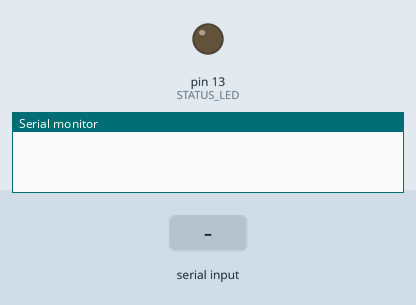
This sketch was run on a simulated Arduino Uno, built with avr-gcc and run on an emulated ATmega328P. On the bench: output pins drawn as LEDs (lit = HIGH), the last lines printed to the serial monitor. Inputs (shaded band) come from the test bench. Pins used as bus, display or sensor lines are not drawn.

Above: at 1.2 s.
1.3 s: "CMD:READ_BARCODE\n" received over Serial
At 2.2 s:
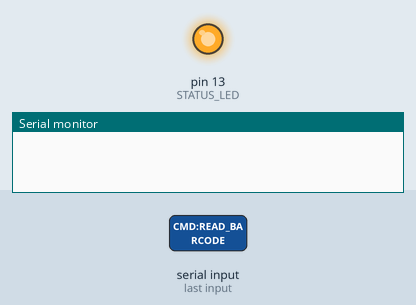
2.8 s: "CMD:READY\n" received over the second serial link
At 3.4 s:
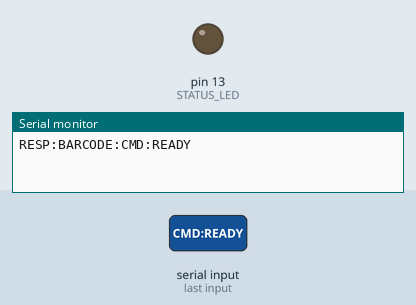
Timing chart, 0 to 5.8 s (numbered marks = the images above; inputs shaded):
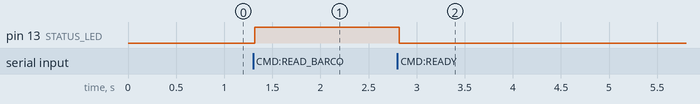

Measured:
- after the input at 1.3 s, pin 13 (STATUS_LED): LOW → HIGH at once
- after the input at 2.8 s, pin 13 (STATUS_LED): HIGH → LOW at once

The sketch:

uno_peripheral.ino
```cpp
/*
 * Arduino Uno - Peripheral Handler for SHS Library System
 * Handles: Barcode Scanner (SoftwareSerial) + Keypad 4x3
 * Communicates with ESP32 via hardware Serial (9600 baud)
 *
 * Serial Protocol (ESP32 <-> Uno):
 *   ESP32 -> Uno: "CMD:READY"         -> Uno responds: "RESP:READY"
 *   ESP32 -> Uno: "CMD:READ_BARCODE"  -> Uno responds: "RESP:BARCODE:<data>" or "RESP:BARCODE:TIMEOUT"
 *   ESP32 -> Uno: "CMD:READ_KEYPAD"   -> Uno responds: "RESP:KEY:<char>"
 *
 * Wiring:
 *   Barcode Scanner RX -> Pin 2 (SoftwareSerial RX)
 *   Barcode Scanner TX -> Pin 3 (SoftwareSerial TX, not connected)
 *   Barcode Scanner Trigger -> Pin 12 (active-low, LOW=ON)
 *   Keypad Rows -> Pins 4, 5, 6, 7 (input with pull-up)
 *   Keypad Cols -> Pins 8, 9, 10 (output, driven LOW during scan)
 *   Uno TX (pin 1) -> ESP32 GPIO 16 (RX)
 *   Uno RX (pin 0) -> ESP32 GPIO 17 (TX)
 *   Common GND required
 *
 * Requires: Keypad library (install via Library Manager)
 */

#include <Keypad.h>
#include <SoftwareSerial.h>

// ==================== PIN DEFINITIONS ====================
// Barcode Scanner (SoftwareSerial)
#define BARCODE_RX      2   // Scanner TX -> Uno RX (SoftwareSerial)
#define BARCODE_TX      3   // Scanner RX (not connected, but required by library)
#define BARCODE_TRIGGER 12  // Active-low trigger (LOW = scanner ON)
#define BARCODE_BAUD    9600

// Keypad 4x3
#define KEYPAD_ROWS 4
#define KEYPAD_COLS 3

// Built-in LED (status indicator)
#define STATUS_LED 13

// ==================== GLOBAL OBJECTS ====================
SoftwareSerial barcodeSerial(BARCODE_RX, BARCODE_TX);

const byte rowPins[KEYPAD_ROWS] = {4, 5, 6, 7};
const byte colPins[KEYPAD_COLS] = {8, 9, 10};
char keys[KEYPAD_ROWS][KEYPAD_COLS] = {
  {'1', '2', '3'},
  {'4', '5', '6'},
  {'7', '8', '9'},
  {'*', '0', '#'}
};
Keypad keypad = Keypad(makeKeymap(keys), rowPins, colPins, KEYPAD_ROWS, KEYPAD_COLS);

// ==================== SETUP ====================
void setup() {
  Serial.begin(9600);           // Communication with ESP32
  barcodeSerial.begin(BARCODE_BAUD); // Barcode scanner

  pinMode(BARCODE_TRIGGER, OUTPUT);
  digitalWrite(BARCODE_TRIGGER, HIGH); // Scanner OFF initially
  pinMode(STATUS_LED, OUTPUT);
  digitalWrite(STATUS_LED, LOW);
}

// ==================== MAIN LOOP ====================
void loop() {
  if (Serial.available()) {
    String cmd = Serial.readStringUntil('\n');
    cmd.trim();

    if (cmd == "CMD:READY") {
      Serial.println("RESP:READY");

    } else if (cmd == "CMD:READ_BARCODE") {
      String barcode = readBarcode();
      Serial.println("RESP:BARCODE:" + barcode);

    } else if (cmd == "CMD:READ_KEYPAD") {
      char key = readKeypad();
      Serial.println("RESP:KEY:" + String(key));
    }
  }
}

// ==================== BARCODE SCANNER ====================
String readBarcode() {
  String barcode = "";
  unsigned long startTime = millis();
  const unsigned long timeout = 15000;

  digitalWrite(BARCODE_TRIGGER, LOW);  // Scanner ON
  digitalWrite(STATUS_LED, HIGH);

  while (millis() - startTime < timeout) {
    if (barcodeSerial.available()) {
      while (barcodeSerial.available()) {
        char c = barcodeSerial.read();
        if (c == '\n') break;
        if (c >= 32 && c <= 126) barcode += c;
        delay(2);
      }
      if (barcode.length() > 0) {
        break;
      }
    }
  }

  digitalWrite(BARCODE_TRIGGER, HIGH); // Scanner OFF
  digitalWrite(STATUS_LED, LOW);

  return barcode.length() > 0 ? barcode : "TIMEOUT";
}

// ==================== KEYPAD ====================
char readKeypad() {
  while (true) {
    char key = keypad.getKey();
    if (key) {
      return key;
    }
    // Any serial command received means ESP32 moved on — abort keypad wait
    if (Serial.available()) {
      String cmd = Serial.readStringUntil('\n');
      cmd.trim();
      if (cmd.length() > 0) {
        return '*';
      }
    }
  }
}
```
